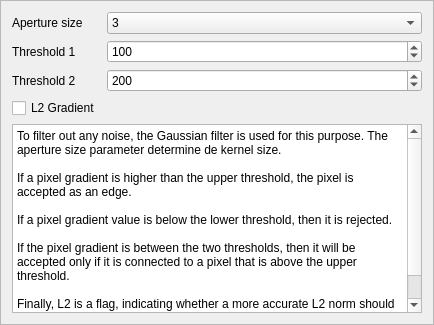
<?xml version="1.0" encoding="UTF-8"?>
<ui version="4.0">
 <class>FrameCannyFilter</class>
 <widget class="QFrame" name="FrameCannyFilter">
  <property name="geometry">
   <rect>
    <x>0</x>
    <y>0</y>
    <width>434</width>
    <height>325</height>
   </rect>
  </property>
  <property name="windowTitle">
   <string>Frame</string>
  </property>
  <property name="frameShape">
   <enum>QFrame::StyledPanel</enum>
  </property>
  <property name="frameShadow">
   <enum>QFrame::Raised</enum>
  </property>
  <layout class="QFormLayout" name="formLayout">
   <item row="0" column="1">
    <widget class="QComboBox" name="apertureCB">
     <item>
      <property name="text">
       <string>3</string>
      </property>
     </item>
     <item>
      <property name="text">
       <string>5</string>
      </property>
     </item>
     <item>
      <property name="text">
       <string>7</string>
      </property>
     </item>
    </widget>
   </item>
   <item row="0" column="0">
    <widget class="QLabel" name="label_3">
     <property name="text">
      <string>Aperture size</string>
     </property>
    </widget>
   </item>
   <item row="1" column="1">
    <widget class="QSpinBox" name="t1SB">
     <property name="maximum">
      <number>500</number>
     </property>
     <property name="value">
      <number>100</number>
     </property>
    </widget>
   </item>
   <item row="1" column="0">
    <widget class="QLabel" name="label">
     <property name="text">
      <string>Threshold 1</string>
     </property>
    </widget>
   </item>
   <item row="2" column="1">
    <widget class="QSpinBox" name="t2SB">
     <property name="maximum">
      <number>500</number>
     </property>
     <property name="value">
      <number>200</number>
     </property>
    </widget>
   </item>
   <item row="2" column="0">
    <widget class="QLabel" name="label_2">
     <property name="text">
      <string>Threshold 2</string>
     </property>
    </widget>
   </item>
   <item row="3" column="0">
    <widget class="QCheckBox" name="L2GradientFlag">
     <property name="text">
      <string>L2 Gradient</string>
     </property>
    </widget>
   </item>
   <item row="6" column="0" colspan="2">
    <widget class="QPlainTextEdit" name="plainTextEdit">
     <property name="enabled">
      <bool>true</bool>
     </property>
     <property name="undoRedoEnabled">
      <bool>false</bool>
     </property>
     <property name="readOnly">
      <bool>true</bool>
     </property>
     <property name="plainText">
      <string>To filter out any noise, the Gaussian filter is used for this purpose. The aperture size parameter determine de kernel size.

If a pixel gradient is higher than the upper threshold, the pixel is accepted as an edge.

If a pixel gradient value is below the lower threshold, then it is rejected.

If the pixel gradient is between the two thresholds, then it will be accepted only if it is connected to a pixel that is above the upper threshold.

Finally, L2 is a flag, indicating whether a more accurate L2 norm should be used to calculate the image gradient magnitude.</string>
     </property>
    </widget>
   </item>
  </layout>
 </widget>
 <resources/>
 <connections/>
</ui>
